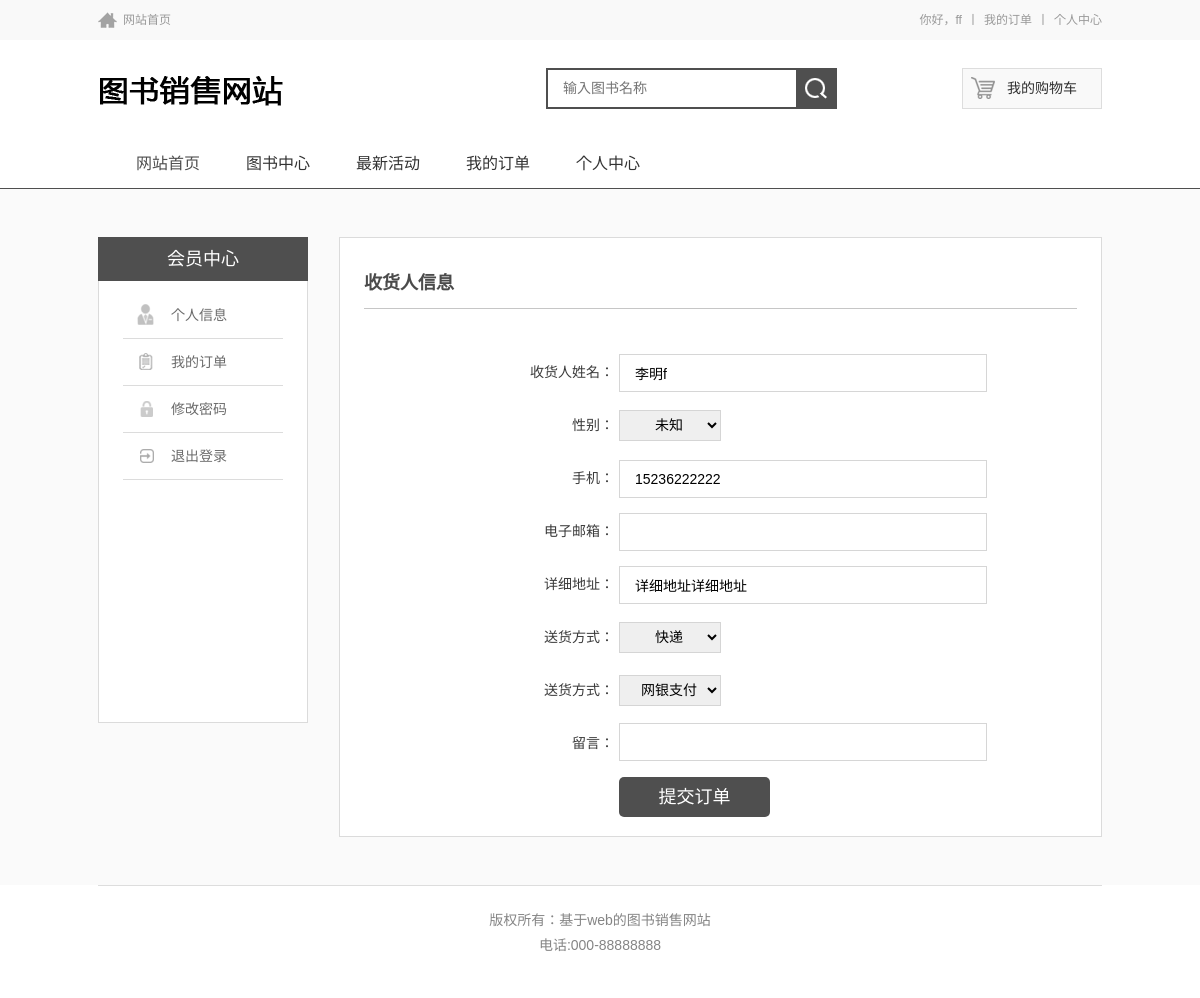
Screenshot of /cart2.php (signed in) with the database file from the repository.
### tables this page shows
CREATE TABLE IF NOT EXISTS `user` (
  `id` smallint(5) unsigned NOT NULL AUTO_INCREMENT,
  `account` varchar(64) NOT NULL COMMENT '用户名',
  `nickname` varchar(50) NOT NULL COMMENT '妮称',
  `password` char(32) NOT NULL COMMENT '密码',
  `email` varchar(50) DEFAULT NULL COMMENT 'email地址',
  `addtime` timestamp NULL DEFAULT CURRENT_TIMESTAMP COMMENT '注册时间',
  `img` varchar(50) DEFAULT 'avatar.png' COMMENT '头像',
  `sex` varchar(255) DEFAULT NULL COMMENT '性别',
  `tel` varchar(50) DEFAULT NULL COMMENT '电话号',
  `address` varchar(50) DEFAULT NULL COMMENT '地址',
  `status` int(2) NOT NULL DEFAULT '0' COMMENT '状态',
  PRIMARY KEY (`id`),
  UNIQUE KEY `account` (`account`)
);

### common/func_db.php (called while the page is built, shortened)
<?php
	function db_get_row($sql) {
		$result=db_query($sql);
		$rs = mysql_fetch_array($result);
		return $rs;
	}
	function db_query($sql,$dbconn='')
	{
		Return mysql_query($sql);
	}
?>

### cart2.php (the view, shortened to what this page needs)
<?php
include_once("header.php");
?>
<div class="member_fra">
    <div class="member_information">
		<?php include_once("userleft.php"); ?>
        <div class="member_info_fr">
        <?php
$row = db_get_row("select * from user where id=".$_SESSION["id"]);
 ?>
         <form name="form1" method="post" action="savedd.php" onSubmit="return chkinput(this)" class="register">
        	<h2>收货人信息</h2>
            <div class="member_info_frcon">
            	<div class="member_info_line">
                	<span class="member_info_name">收货人姓名：</span> <input type="text" name="receiver" size="25" class="mem_inp1" value="<?php echo $row['nickname'];?>"></div>
                <div class="member_info_line">
                	<span class="member_info_name">性别：</span>
                    <select name="sex" class="member_info_select1">
						<option value="未知" <?php if($row["sex"]=="未知"){echo "selected";}?>>未知</option>
						</select>
                </div>
				<div class="member_info_line">
                    <span class="member_info_name">手机：</span><input name="tel" class="mem_inp1" value="<?php echo $row["tel"];?>" type="text">
                </div>
                <div class="member_info_line">
                    <span class="member_info_name">电子邮箱：</span><input name="email" class="mem_inp1" value="<?php echo $row["email"];?>" type="text">
                </div>
                <div class="member_info_line">
                    <span class="member_info_name">详细地址：</span><input name="address" class="mem_inp1" value="<?php echo $row["address"];?>" type="text">
                </div>
                <div class="member_info_line">
                	<span class="member_info_name">送货方式：</span>
                  <select name="shff"  class="member_info_select1">
                      <option selected value="快递">快递</option>
                    </select>
                </div>
                <div class="member_info_line">
                	<span class="member_info_name">送货方式：</span>
                  <select name="zfff" class="member_info_select1">
                      <option selected value="网银支付">网银支付</option>
                    </select>
                </div>
                <div class="member_info_line">
                    <span class="member_info_name">留言：</span>
                    <textarea name="ly" cols="70" rows="5" class="mem_inp1"></textarea>
                </div>
              <div class="member_info_line">
                <input class="member_info_sub" value="提交订单" type="submit">
                </div>
            </div></form>
        </div>
    </div>
</div>
<?php
	include_once("footer.php");
?>

### Public/css/base.css (style rules this page uses)
body,ul,ol,li,h1,h2,h3,h4,h5,h6,form,fieldset,table,td,img,div,label,input,select,dl,dt,dd,article,aside,details,figcaption,figure,footer,header,hgroup,menu,nav,section { margin:0;padding:0; }
body { font-size:12px;line-height:normal;color:#666;font-family:"Microsoft YaHei","微软雅黑",SimSun,"Oxygen",Arial,"Hiragino Sans GB","STHeiti","WenQuanYi Micro Hei",sans-serif;-webkit-text-size-adjust:none; background:#FFF; }
input { font-size:12px;line-height:16px; }
textarea { resize:none; overflow:auto; }
textarea { outline:none; }
html { overflow-x:hidden; }
input,button,textarea,select,option { font-family:inherit;font-size:100%;font-style:inherit;font-weight:inherit; }

### Public/css/member.css (style rules this page uses)
.member_fra { background:#fafafa; text-align:left; padding:48px 0; color:#333 }
.member_information { width:1004px; margin:0 auto; }
.member_info_fr { float:right; width:713px; border:1px solid #dbdbdb; position:relative; padding:20px 24px 20px; background:#fff; min-height:300px; }
.member_info_fr h2 { border-bottom:1px solid #c6c6c6; line-height:50px; color:#4b4b4b; font-size:18px; font-weight:bold; }
.member_info_frcon { padding:30px 0 0 150px; }
.member_info_line { height:40px; line-height:40px; font-size:14px; color:#3b3b3b; margin:13px 0 0; }
.member_info_name { float:left; width:100px; text-align:right; padding:0 5px 0 0; }
.mem_inp1 { width:336px; height:36px; border:1px solid #d6d6d6; padding:0 15px }
.member_info_line input { vertical-align:middle; }
.member_info_select1 { width:102px; height:31px; text-align:center; border:1px solid #d5d5d5; padding:0 0 0 10px; }
.member_info_sub { cursor:pointer;width:151px; height:40px; background:#4f4f4f; border:0; margin:0 0 0 105px; border-radius:5px; color:#fff; font-size:18px; }

### rows the page displays
user: receiver "李明f", sex "未知", tel "15236222222", address "详细地址详细地址"

### other values shown
$_SESSION["account"] "ff"
$CONFIG["webname"] "基于web的图书销售网站"
